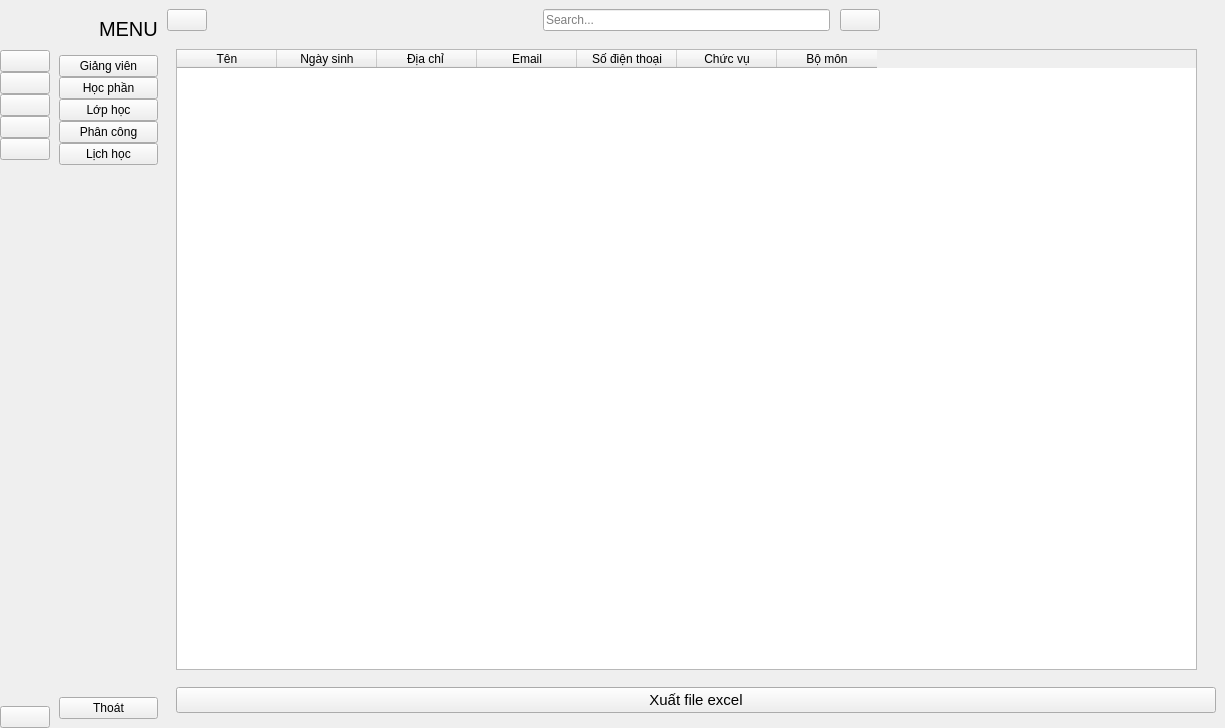
<?xml version="1.0" encoding="UTF-8"?>
<ui version="4.0">
 <class>MainWindow</class>
 <widget class="QMainWindow" name="MainWindow">
  <property name="geometry">
   <rect>
    <x>0</x>
    <y>0</y>
    <width>1225</width>
    <height>728</height>
   </rect>
  </property>
  <property name="windowTitle">
   <string>MainWindow</string>
  </property>
  <widget class="QWidget" name="centralwidget">
   <layout class="QGridLayout" name="gridLayout">
    <property name="leftMargin">
     <number>0</number>
    </property>
    <property name="topMargin">
     <number>0</number>
    </property>
    <property name="rightMargin">
     <number>0</number>
    </property>
    <property name="bottomMargin">
     <number>0</number>
    </property>
    <property name="spacing">
     <number>0</number>
    </property>
    <item row="0" column="0">
     <widget class="QWidget" name="icon_only_widget" native="true">
      <layout class="QVBoxLayout" name="verticalLayout_3">
       <property name="spacing">
        <number>0</number>
       </property>
       <property name="leftMargin">
        <number>0</number>
       </property>
       <property name="topMargin">
        <number>0</number>
       </property>
       <property name="rightMargin">
        <number>0</number>
       </property>
       <property name="bottomMargin">
        <number>0</number>
       </property>
       <item>
        <layout class="QHBoxLayout" name="horizontalLayout_3">
         <item>
          <widget class="QLabel" name="logo_label_1">
           <property name="minimumSize">
            <size>
             <width>50</width>
             <height>50</height>
            </size>
           </property>
           <property name="maximumSize">
            <size>
             <width>50</width>
             <height>50</height>
            </size>
           </property>
           <property name="text">
            <string/>
           </property>
           <property name="pixmap">
            <pixmap resource="resual.qrc">:/icon/logo.jpg</pixmap>
           </property>
           <property name="scaledContents">
            <bool>true</bool>
           </property>
          </widget>
         </item>
        </layout>
       </item>
       <item>
        <layout class="QVBoxLayout" name="verticalLayout">
         <property name="spacing">
          <number>0</number>
         </property>
         <item>
          <widget class="QPushButton" name="giangvien_btn1">
           <property name="text">
            <string/>
           </property>
           <property name="icon">
            <iconset resource="resual.qrc">
             <normaloff>:/icon/mu.png</normaloff>
             <normalon>:/icon/mu.png</normalon>:/icon/mu.png</iconset>
           </property>
           <property name="iconSize">
            <size>
             <width>20</width>
             <height>20</height>
            </size>
           </property>
           <property name="checkable">
            <bool>true</bool>
           </property>
           <property name="autoExclusive">
            <bool>true</bool>
           </property>
          </widget>
         </item>
         <item>
          <widget class="QPushButton" name="hocphan_btn1">
           <property name="text">
            <string/>
           </property>
           <property name="icon">
            <iconset resource="resual.qrc">
             <normaloff>:/icon/laptop.png</normaloff>
             <normalon>:/icon/laptop.png</normalon>:/icon/laptop.png</iconset>
           </property>
           <property name="iconSize">
            <size>
             <width>20</width>
             <height>20</height>
            </size>
           </property>
           <property name="checkable">
            <bool>true</bool>
           </property>
           <property name="autoExclusive">
            <bool>true</bool>
           </property>
          </widget>
         </item>
         <item>
          <widget class="QPushButton" name="lophoc_btn1">
           <property name="text">
            <string/>
           </property>
           <property name="icon">
            <iconset resource="resual.qrc">
             <normaloff>:/icon/phanconggiangday.png</normaloff>
             <normalon>:/icon/phanconggiangday.png</normalon>:/icon/phanconggiangday.png</iconset>
           </property>
           <property name="iconSize">
            <size>
             <width>20</width>
             <height>20</height>
            </size>
           </property>
           <property name="checkable">
            <bool>true</bool>
           </property>
           <property name="autoExclusive">
            <bool>true</bool>
           </property>
          </widget>
         </item>
         <item>
          <widget class="QPushButton" name="phancong_btn1">
           <property name="text">
            <string/>
           </property>
           <property name="icon">
            <iconset resource="resual.qrc">
             <normaloff>:/icon/amduong.png</normaloff>
             <normalon>:/icon/amduong.png</normalon>:/icon/amduong.png</iconset>
           </property>
           <property name="iconSize">
            <size>
             <width>20</width>
             <height>20</height>
            </size>
           </property>
           <property name="checkable">
            <bool>true</bool>
           </property>
           <property name="autoExclusive">
            <bool>true</bool>
           </property>
          </widget>
         </item>
         <item>
          <widget class="QPushButton" name="lichhoc_btn1">
           <property name="text">
            <string/>
           </property>
           <property name="icon">
            <iconset resource="resual.qrc">
             <normaloff>:/icon/lich.png</normaloff>
             <normalon>:/icon/lich.png</normalon>:/icon/lich.png</iconset>
           </property>
           <property name="iconSize">
            <size>
             <width>20</width>
             <height>20</height>
            </size>
           </property>
           <property name="checkable">
            <bool>true</bool>
           </property>
           <property name="autoExclusive">
            <bool>true</bool>
           </property>
          </widget>
         </item>
        </layout>
       </item>
       <item>
        <spacer name="verticalSpacer">
         <property name="orientation">
          <enum>Qt::Vertical</enum>
         </property>
         <property name="sizeHint" stdset="0">
          <size>
           <width>20</width>
           <height>375</height>
          </size>
         </property>
        </spacer>
       </item>
       <item>
        <widget class="QPushButton" name="exit_btn_1">
         <property name="text">
          <string/>
         </property>
         <property name="icon">
          <iconset resource="resual.qrc">
           <normaloff>:/icon/exit.png</normaloff>
           <normalon>:/icon/exit.png</normalon>:/icon/exit.png</iconset>
         </property>
         <property name="iconSize">
          <size>
           <width>20</width>
           <height>20</height>
          </size>
         </property>
        </widget>
       </item>
      </layout>
     </widget>
    </item>
    <item row="0" column="1">
     <widget class="QWidget" name="full_menu_widget" native="true">
      <layout class="QVBoxLayout" name="verticalLayout_4">
       <item>
        <layout class="QHBoxLayout" name="horizontalLayout_2">
         <property name="spacing">
          <number>0</number>
         </property>
         <item>
          <widget class="QLabel" name="logo_label_2">
           <property name="minimumSize">
            <size>
             <width>40</width>
             <height>40</height>
            </size>
           </property>
           <property name="maximumSize">
            <size>
             <width>40</width>
             <height>40</height>
            </size>
           </property>
           <property name="text">
            <string/>
           </property>
           <property name="pixmap">
            <pixmap resource="resual.qrc">:/icon/logo.jpg</pixmap>
           </property>
           <property name="scaledContents">
            <bool>true</bool>
           </property>
          </widget>
         </item>
         <item>
          <widget class="QLabel" name="logo_label_3">
           <property name="font">
            <font>
             <pointsize>15</pointsize>
            </font>
           </property>
           <property name="text">
            <string>MENU</string>
           </property>
          </widget>
         </item>
        </layout>
       </item>
       <item>
        <layout class="QVBoxLayout" name="verticalLayout_2">
         <property name="spacing">
          <number>0</number>
         </property>
         <item>
          <widget class="QPushButton" name="giangvien_btn2">
           <property name="text">
            <string>Giảng viên</string>
           </property>
           <property name="icon">
            <iconset>
             <normaloff>:/icon/icon/home-4-32.ico</normaloff>
             <normalon>:/icon/icon/home-4-48.ico</normalon>:/icon/icon/home-4-32.ico</iconset>
           </property>
           <property name="iconSize">
            <size>
             <width>14</width>
             <height>14</height>
            </size>
           </property>
           <property name="checkable">
            <bool>true</bool>
           </property>
           <property name="autoExclusive">
            <bool>true</bool>
           </property>
          </widget>
         </item>
         <item>
          <widget class="QPushButton" name="hocphan_btn2">
           <property name="text">
            <string>Học phần</string>
           </property>
           <property name="icon">
            <iconset>
             <normaloff>:/icon/icon/dashboard-5-32.ico</normaloff>
             <normalon>:/icon/icon/dashboard-5-48.ico</normalon>:/icon/icon/dashboard-5-32.ico</iconset>
           </property>
           <property name="iconSize">
            <size>
             <width>14</width>
             <height>14</height>
            </size>
           </property>
           <property name="checkable">
            <bool>true</bool>
           </property>
           <property name="autoExclusive">
            <bool>true</bool>
           </property>
          </widget>
         </item>
         <item>
          <widget class="QPushButton" name="lophoc_btn2">
           <property name="text">
            <string>Lớp học</string>
           </property>
           <property name="icon">
            <iconset>
             <normaloff>:/icon/icon/activity-feed-32.ico</normaloff>
             <normalon>:/icon/icon/activity-feed-48.ico</normalon>:/icon/icon/activity-feed-32.ico</iconset>
           </property>
           <property name="iconSize">
            <size>
             <width>14</width>
             <height>14</height>
            </size>
           </property>
           <property name="checkable">
            <bool>true</bool>
           </property>
           <property name="autoExclusive">
            <bool>true</bool>
           </property>
          </widget>
         </item>
         <item>
          <widget class="QPushButton" name="phancong_btn2">
           <property name="text">
            <string>Phân công</string>
           </property>
           <property name="icon">
            <iconset>
             <normaloff>:/icon/icon/product-32.ico</normaloff>
             <normalon>:/icon/icon/product-48.ico</normalon>:/icon/icon/product-32.ico</iconset>
           </property>
           <property name="iconSize">
            <size>
             <width>14</width>
             <height>14</height>
            </size>
           </property>
           <property name="checkable">
            <bool>true</bool>
           </property>
           <property name="autoExclusive">
            <bool>true</bool>
           </property>
          </widget>
         </item>
         <item>
          <widget class="QPushButton" name="lichhoc_btn2">
           <property name="text">
            <string>Lịch học</string>
           </property>
           <property name="icon">
            <iconset>
             <normaloff>:/icon/icon/group-32.ico</normaloff>
             <normalon>:/icon/icon/group-48.ico</normalon>:/icon/icon/group-32.ico</iconset>
           </property>
           <property name="iconSize">
            <size>
             <width>14</width>
             <height>14</height>
            </size>
           </property>
           <property name="checkable">
            <bool>true</bool>
           </property>
           <property name="autoExclusive">
            <bool>true</bool>
           </property>
          </widget>
         </item>
        </layout>
       </item>
       <item>
        <spacer name="verticalSpacer_2">
         <property name="orientation">
          <enum>Qt::Vertical</enum>
         </property>
         <property name="sizeHint" stdset="0">
          <size>
           <width>20</width>
           <height>373</height>
          </size>
         </property>
        </spacer>
       </item>
       <item>
        <widget class="QPushButton" name="exit_btn_2">
         <property name="text">
          <string>Thoát</string>
         </property>
         <property name="icon">
          <iconset resource="resual.qrc">
           <normaloff>:/icon/exit.png</normaloff>
           <normalon>:/icon/exit.png</normalon>:/icon/exit.png</iconset>
         </property>
         <property name="iconSize">
          <size>
           <width>14</width>
           <height>14</height>
          </size>
         </property>
        </widget>
       </item>
      </layout>
     </widget>
    </item>
    <item row="0" column="2">
     <widget class="QWidget" name="widget_3" native="true">
      <layout class="QVBoxLayout" name="verticalLayout_5">
       <property name="spacing">
        <number>0</number>
       </property>
       <property name="leftMargin">
        <number>0</number>
       </property>
       <property name="topMargin">
        <number>0</number>
       </property>
       <property name="rightMargin">
        <number>0</number>
       </property>
       <property name="bottomMargin">
        <number>0</number>
       </property>
       <item>
        <widget class="QWidget" name="widget" native="true">
         <property name="minimumSize">
          <size>
           <width>0</width>
           <height>40</height>
          </size>
         </property>
         <layout class="QHBoxLayout" name="horizontalLayout_4">
          <property name="spacing">
           <number>0</number>
          </property>
          <property name="leftMargin">
           <number>0</number>
          </property>
          <property name="topMargin">
           <number>0</number>
          </property>
          <property name="rightMargin">
           <number>9</number>
          </property>
          <property name="bottomMargin">
           <number>0</number>
          </property>
          <item>
           <widget class="QPushButton" name="menu_btn">
            <property name="text">
             <string/>
            </property>
            <property name="icon">
             <iconset resource="resual.qrc">
              <normaloff>:/icon/menu.png</normaloff>
              <normalon>:/icon/menu.png</normalon>:/icon/menu.png</iconset>
            </property>
            <property name="iconSize">
             <size>
              <width>14</width>
              <height>14</height>
             </size>
            </property>
            <property name="checkable">
             <bool>true</bool>
            </property>
           </widget>
          </item>
          <item>
           <spacer name="horizontalSpacer">
            <property name="orientation">
             <enum>Qt::Horizontal</enum>
            </property>
            <property name="sizeHint" stdset="0">
             <size>
              <width>236</width>
              <height>20</height>
             </size>
            </property>
           </spacer>
          </item>
          <item>
           <layout class="QHBoxLayout" name="horizontalLayout">
            <property name="spacing">
             <number>10</number>
            </property>
            <item>
             <widget class="QLineEdit" name="search_input">
              <property name="placeholderText">
               <string>Search...</string>
              </property>
             </widget>
            </item>
            <item>
             <widget class="QPushButton" name="search_btn">
              <property name="text">
               <string/>
              </property>
              <property name="icon">
               <iconset resource="resual.qrc">
                <normaloff>:/icon/timkiem.png</normaloff>
                <normalon>:/icon/timkiem.png</normalon>:/icon/timkiem.png</iconset>
              </property>
             </widget>
            </item>
           </layout>
          </item>
          <item>
           <spacer name="horizontalSpacer_2">
            <property name="orientation">
             <enum>Qt::Horizontal</enum>
            </property>
            <property name="sizeHint" stdset="0">
             <size>
              <width>236</width>
              <height>20</height>
             </size>
            </property>
           </spacer>
          </item>
         </layout>
        </widget>
       </item>
       <item>
        <widget class="QStackedWidget" name="stackedWidget">
         <property name="currentIndex">
          <number>5</number>
         </property>
         <widget class="QWidget" name="page">
          <layout class="QGridLayout" name="gridLayout_2">
           <item row="0" column="0">
            <widget class="QLabel" name="label_4">
             <property name="font">
              <font>
               <pointsize>20</pointsize>
              </font>
             </property>
             <property name="text">
              <string>Home Page</string>
             </property>
             <property name="alignment">
              <set>Qt::AlignCenter</set>
             </property>
            </widget>
           </item>
          </layout>
         </widget>
         <widget class="QWidget" name="page_2">
          <layout class="QGridLayout" name="gridLayout_3">
           <item row="0" column="0">
            <widget class="QLabel" name="label_5">
             <property name="font">
              <font>
               <pointsize>20</pointsize>
              </font>
             </property>
             <property name="text">
              <string>Dashboard Page</string>
             </property>
             <property name="alignment">
              <set>Qt::AlignCenter</set>
             </property>
            </widget>
           </item>
          </layout>
         </widget>
         <widget class="QWidget" name="page_3">
          <layout class="QGridLayout" name="gridLayout_4">
           <item row="0" column="0">
            <widget class="QLabel" name="label_6">
             <property name="font">
              <font>
               <pointsize>20</pointsize>
              </font>
             </property>
             <property name="text">
              <string>Orders Page</string>
             </property>
             <property name="alignment">
              <set>Qt::AlignCenter</set>
             </property>
            </widget>
           </item>
          </layout>
         </widget>
         <widget class="QWidget" name="page_4">
          <layout class="QGridLayout" name="gridLayout_5">
           <item row="0" column="0">
            <widget class="QLabel" name="label_7">
             <property name="font">
              <font>
               <pointsize>20</pointsize>
              </font>
             </property>
             <property name="text">
              <string>Product Page</string>
             </property>
             <property name="alignment">
              <set>Qt::AlignCenter</set>
             </property>
            </widget>
           </item>
          </layout>
         </widget>
         <widget class="QWidget" name="page_5">
          <layout class="QGridLayout" name="gridLayout_6">
           <item row="0" column="0">
            <widget class="QLabel" name="label_8">
             <property name="font">
              <font>
               <pointsize>20</pointsize>
              </font>
             </property>
             <property name="text">
              <string>Customers Page</string>
             </property>
             <property name="alignment">
              <set>Qt::AlignCenter</set>
             </property>
            </widget>
           </item>
          </layout>
         </widget>
         <widget class="QWidget" name="page_6">
          <layout class="QGridLayout" name="gridLayout_7">
           <item row="0" column="0">
            <widget class="QStackedWidget" name="stackedWidget_2">
             <property name="currentIndex">
              <number>0</number>
             </property>
             <widget class="QWidget" name="page_8">
              <widget class="QTableWidget" name="tableWidget">
               <property name="geometry">
                <rect>
                 <x>0</x>
                 <y>0</y>
                 <width>1021</width>
                 <height>621</height>
                </rect>
               </property>
               <column>
                <property name="text">
                 <string>Tên</string>
                </property>
               </column>
               <column>
                <property name="text">
                 <string>Ngày sinh</string>
                </property>
               </column>
               <column>
                <property name="text">
                 <string>Địa chỉ </string>
                </property>
               </column>
               <column>
                <property name="text">
                 <string>Email</string>
                </property>
               </column>
               <column>
                <property name="text">
                 <string>Số điện thoại</string>
                </property>
               </column>
               <column>
                <property name="text">
                 <string>Chức vụ</string>
                </property>
               </column>
               <column>
                <property name="text">
                 <string>Bộ môn</string>
                </property>
               </column>
              </widget>
             </widget>
            </widget>
           </item>
           <item row="2" column="0">
            <widget class="QWidget" name="widget_2" native="true"/>
           </item>
           <item row="1" column="0">
            <widget class="QPushButton" name="pushButton">
             <property name="font">
              <font>
               <pointsize>11</pointsize>
              </font>
             </property>
             <property name="text">
              <string>Xuất file excel</string>
             </property>
            </widget>
           </item>
          </layout>
         </widget>
         <widget class="QWidget" name="page_7">
          <layout class="QGridLayout" name="gridLayout_8">
           <item row="0" column="0">
            <widget class="QLabel" name="label_10">
             <property name="font">
              <font>
               <pointsize>20</pointsize>
              </font>
             </property>
             <property name="text">
              <string>User Page</string>
             </property>
             <property name="alignment">
              <set>Qt::AlignCenter</set>
             </property>
            </widget>
           </item>
          </layout>
         </widget>
        </widget>
       </item>
      </layout>
     </widget>
    </item>
   </layout>
  </widget>
 </widget>
 <resources>
  <include location="resual.qrc"/>
 </resources>
 <connections>
  <connection>
   <sender>menu_btn</sender>
   <signal>toggled(bool)</signal>
   <receiver>icon_only_widget</receiver>
   <slot>setVisible(bool)</slot>
   <hints>
    <hint type="sourcelabel">
     <x>197</x>
     <y>23</y>
    </hint>
    <hint type="destinationlabel">
     <x>50</x>
     <y>362</y>
    </hint>
   </hints>
  </connection>
  <connection>
   <sender>menu_btn</sender>
   <signal>toggled(bool)</signal>
   <receiver>full_menu_widget</receiver>
   <slot>setHidden(bool)</slot>
   <hints>
    <hint type="sourcelabel">
     <x>188</x>
     <y>25</y>
    </hint>
    <hint type="destinationlabel">
     <x>173</x>
     <y>257</y>
    </hint>
   </hints>
  </connection>
  <connection>
   <sender>giangvien_btn1</sender>
   <signal>toggled(bool)</signal>
   <receiver>giangvien_btn2</receiver>
   <slot>setChecked(bool)</slot>
   <hints>
    <hint type="sourcelabel">
     <x>27</x>
     <y>69</y>
    </hint>
    <hint type="destinationlabel">
     <x>72</x>
     <y>76</y>
    </hint>
   </hints>
  </connection>
  <connection>
   <sender>hocphan_btn1</sender>
   <signal>toggled(bool)</signal>
   <receiver>hocphan_btn2</receiver>
   <slot>setChecked(bool)</slot>
   <hints>
    <hint type="sourcelabel">
     <x>33</x>
     <y>100</y>
    </hint>
    <hint type="destinationlabel">
     <x>67</x>
     <y>99</y>
    </hint>
   </hints>
  </connection>
  <connection>
   <sender>lophoc_btn1</sender>
   <signal>toggled(bool)</signal>
   <receiver>lophoc_btn2</receiver>
   <slot>setChecked(bool)</slot>
   <hints>
    <hint type="sourcelabel">
     <x>33</x>
     <y>123</y>
    </hint>
    <hint type="destinationlabel">
     <x>69</x>
     <y>125</y>
    </hint>
   </hints>
  </connection>
  <connection>
   <sender>phancong_btn1</sender>
   <signal>toggled(bool)</signal>
   <receiver>phancong_btn2</receiver>
   <slot>setChecked(bool)</slot>
   <hints>
    <hint type="sourcelabel">
     <x>24</x>
     <y>148</y>
    </hint>
    <hint type="destinationlabel">
     <x>72</x>
     <y>148</y>
    </hint>
   </hints>
  </connection>
  <connection>
   <sender>lichhoc_btn1</sender>
   <signal>toggled(bool)</signal>
   <receiver>lichhoc_btn2</receiver>
   <slot>setChecked(bool)</slot>
   <hints>
    <hint type="sourcelabel">
     <x>33</x>
     <y>177</y>
    </hint>
    <hint type="destinationlabel">
     <x>67</x>
     <y>172</y>
    </hint>
   </hints>
  </connection>
  <connection>
   <sender>giangvien_btn2</sender>
   <signal>toggled(bool)</signal>
   <receiver>giangvien_btn1</receiver>
   <slot>setChecked(bool)</slot>
   <hints>
    <hint type="sourcelabel">
     <x>70</x>
     <y>63</y>
    </hint>
    <hint type="destinationlabel">
     <x>41</x>
     <y>60</y>
    </hint>
   </hints>
  </connection>
  <connection>
   <sender>hocphan_btn2</sender>
   <signal>toggled(bool)</signal>
   <receiver>hocphan_btn1</receiver>
   <slot>setChecked(bool)</slot>
   <hints>
    <hint type="sourcelabel">
     <x>160</x>
     <y>99</y>
    </hint>
    <hint type="destinationlabel">
     <x>26</x>
     <y>90</y>
    </hint>
   </hints>
  </connection>
  <connection>
   <sender>lophoc_btn2</sender>
   <signal>toggled(bool)</signal>
   <receiver>lophoc_btn1</receiver>
   <slot>setChecked(bool)</slot>
   <hints>
    <hint type="sourcelabel">
     <x>143</x>
     <y>112</y>
    </hint>
    <hint type="destinationlabel">
     <x>39</x>
     <y>114</y>
    </hint>
   </hints>
  </connection>
  <connection>
   <sender>phancong_btn2</sender>
   <signal>toggled(bool)</signal>
   <receiver>phancong_btn1</receiver>
   <slot>setChecked(bool)</slot>
   <hints>
    <hint type="sourcelabel">
     <x>162</x>
     <y>142</y>
    </hint>
    <hint type="destinationlabel">
     <x>43</x>
     <y>144</y>
    </hint>
   </hints>
  </connection>
  <connection>
   <sender>lichhoc_btn2</sender>
   <signal>toggled(bool)</signal>
   <receiver>lichhoc_btn1</receiver>
   <slot>setChecked(bool)</slot>
   <hints>
    <hint type="sourcelabel">
     <x>162</x>
     <y>163</y>
    </hint>
    <hint type="destinationlabel">
     <x>39</x>
     <y>184</y>
    </hint>
   </hints>
  </connection>
  <connection>
   <sender>exit_btn_2</sender>
   <signal>clicked()</signal>
   <receiver>MainWindow</receiver>
   <slot>close()</slot>
   <hints>
    <hint type="sourcelabel">
     <x>126</x>
     <y>584</y>
    </hint>
    <hint type="destinationlabel">
     <x>284</x>
     <y>606</y>
    </hint>
   </hints>
  </connection>
  <connection>
   <sender>exit_btn_1</sender>
   <signal>clicked()</signal>
   <receiver>MainWindow</receiver>
   <slot>close()</slot>
   <hints>
    <hint type="sourcelabel">
     <x>34</x>
     <y>592</y>
    </hint>
    <hint type="destinationlabel">
     <x>47</x>
     <y>626</y>
    </hint>
   </hints>
  </connection>
 </connections>
</ui>
